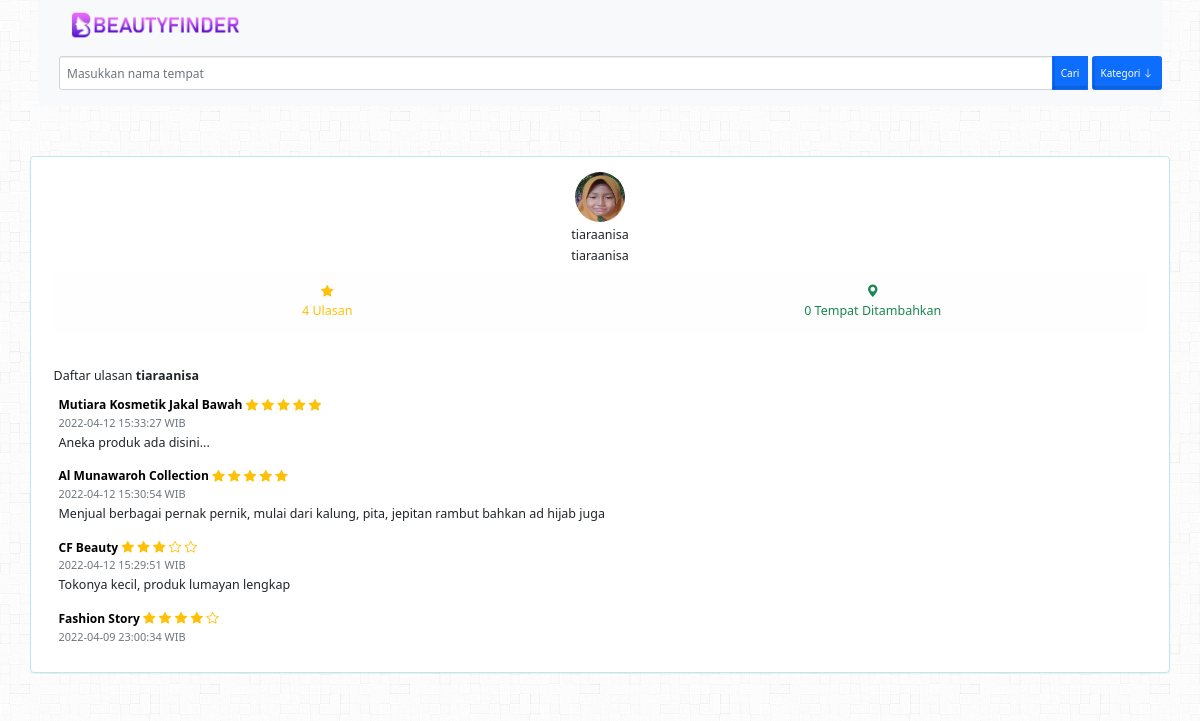
/people.php?id=tiaraanisa, run on the app's committed database.
### tables this page shows
CREATE TABLE `user` (
  `username` varchar(100) NOT NULL,
  `password` varchar(100) NOT NULL,
  `nama_lengkap` text NOT NULL,
  `img` text DEFAULT NULL,
  `akses` enum('Admin','User') DEFAULT NULL,
  PRIMARY KEY (`username`)
);

CREATE TABLE `ulasan` (
  `id` varchar(100) NOT NULL,
  `id_toko` int(11) NOT NULL,
  `rating` int(11) NOT NULL,
  `username` varchar(100) NOT NULL,
  `ulasan` text NOT NULL,
  `waktu` datetime DEFAULT NULL,
  PRIMARY KEY (`id`)
);

CREATE TABLE `toko` (
  `id` int(11) NOT NULL AUTO_INCREMENT,
  `nama_toko` varchar(255) NOT NULL,
  `id_kategori` int(11) NOT NULL,
  `img` text DEFAULT NULL,
  `alamat` text NOT NULL,
  `latitude` varchar(50) NOT NULL,
  `longitude` varchar(50) NOT NULL,
  `username` varchar(100) NOT NULL,
  `verifikasi` enum('Ya','Tidak') NOT NULL,
  PRIMARY KEY (`id`)
);

### people.php (the view, shortened to what this page needs)
<?php
$people_id = $_GET['id'];
include "koneksi.php";
include_once "header.php";
include_once "navbar.php"; ?>
<form method="POST" enctype="multipart/form-data">
    <div class="row" style="margin-top:50px;">
        <div class="panel panel-info">
            <div class="panel-body">
                <?php
                $people = mysqli_query(
                    $conn,
                    "SELECT username,nama_lengkap,img
              FROM user WHERE username = '$people_id'"
                );
                $data = mysqli_fetch_array($people);
                if ($data['img'] != NULL) {
                    $gambar = $data['img'];
                } else {
                    $gambar = 'default.png';
                }
                $countulas = mysqli_query($conn, "SELECT COUNT(username) as jmlUlas FROM ulasan WHERE username = '$people_id'");
                $counttoko = mysqli_query($conn, "SELECT COUNT(username) as jmlRekomendasi FROM toko WHERE username = '$people_id' AND verifikasi = 'Ya'");
                $jmlulas = mysqli_fetch_array($countulas);
                $jmltoko = mysqli_fetch_array($counttoko);
                ?>
                <div class="fs-5 w-100 text-center w-100">
                    <center>
                        <div class="mb-2">
                            <img class="rounded-circle" src="img/user/<?php echo $gambar; ?>" width="50px" height="50px" id="image-preview">
                        </div>
                    </center>
                    <div id="showName">
                        <h5 class="mt-2"><?php echo $data['username']; ?></h5>
                        <form method="POST">
                            <span id="namaUser"><?php echo $data['nama_lengkap']; ?></span>
                    </div>
</form>
<div class="navbar navbar-light navbar-expand w-100">
    <ul class="navbar-nav nav-justified w-100">
        <li class="nav-item">
            <div class="alert alert-light text-center text-warning" role="alert">
                <i class="bi bi-star-fill text-warning"></i> <br><?php echo $jmlulas['jmlUlas']; ?> Ulasan
            </div>
        </li>
        <li class="nav-item ">
            <div class="alert alert-light text-center text-success" role="alert">
                <i class="bi bi-geo-alt-fill text-success"></i> <br><?php echo $jmltoko['jmlRekomendasi']; ?> Tempat Ditambahkan
            </div>
        </li>
    </ul>
</div>
</div>
<div class="fs-5 mt-2">
    Daftar ulasan <strong><?php echo $data['username']; ?></strong>
</div>
<?php
$dataulasan = mysqli_query(
    $conn,
    "SELECT ulasan.username,ulasan.rating,ulasan.ulasan,toko.nama_toko,toko.id,ulasan.waktu FROM ulasan INNER JOIN toko ON toko.id = ulasan.id_toko
                WHERE ulasan.username = '$people_id' ORDER BY ulasan.waktu DESC"
);
$hitungdata = mysqli_num_rows($dataulasan);
if ($hitungdata > 0) {
    while ($ulas = mysqli_fetch_array($dataulasan)) {
?>
        <div class="mt-2 mb-2 p-2 fs-5">
            <a id="people" href="place.php?id=<?php echo $ulas['id']; ?>"><strong><?php echo $ulas['nama_toko']; ?></strong></a>
            <?php
            for ($i = 1; $i <= 5; $i++) {
                if ($i <= $ulas['rating']) {
            ?>
                    <i class="bi bi-star-fill text-warning"></i>
                <?php
                } else {
                ?>
                    <i class="bi bi-star text-warning"></i>
                <?php
                }
                ?>
            <?php
            }
            ?>
            <br>
            <small class="text-muted float-start"><?php echo $ulas['waktu']; ?> WIB</small>
            <br>
            <?php echo $ulas['ulasan']; ?>
        </div>
    <?php
    }
}
    ?>

### css/style.css (style rules this page uses)
body { background: url("../img/background.png"); font-family: sistem; }

### header.php (style rules this page uses)
body, button, a, .form-control { font-size: 12px; }
#people { text-decoration: none; color: black; }

### data on the page
user: img (picture), username "tiaraanisa", nama_lengkap "tiaraanisa"
ulasan: id_toko.nama_toko "Mutiara Kosmetik Jakal Bawah", rating 5 (drawn), waktu "2022-04-12 15:33:27", ulasan "Aneka produk ada disini..."
ulasan: id_toko.nama_toko "Al Munawaroh Collection", rating 5 (drawn), waktu "2022-04-12 15:30:54", ulasan "Menjual berbagai pernak pernik, mulai dari kalung, pita, jepitan rambut bahkan ad hijab juga"
ulasan: id_toko.nama_toko "CF Beauty", rating 3 (drawn), waktu "2022-04-12 15:29:51", ulasan "Tokonya kecil, produk lumayan lengkap"
ulasan: id_toko.nama_toko "Fashion Story", rating 4 (drawn), waktu "2022-04-09 23:00:34"

### other printed values
$jmlulas['jmlUlas'] "4"
$jmltoko['jmlRekomendasi'] "0"
